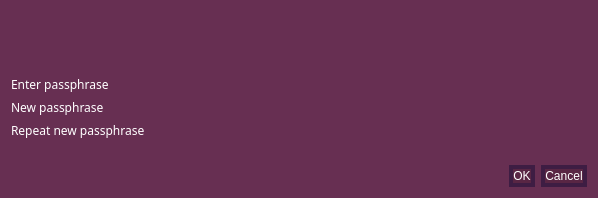
<?xml version="1.0" encoding="UTF-8"?>
<ui version="4.0">
 <class>AskPassphraseDialog</class>
 <widget class="QDialog" name="AskPassphraseDialog">
  <property name="geometry">
   <rect>
    <x>0</x>
    <y>0</y>
    <width>598</width>
    <height>198</height>
   </rect>
  </property>
  <property name="sizePolicy">
   <sizepolicy hsizetype="Preferred" vsizetype="Minimum">
    <horstretch>0</horstretch>
    <verstretch>0</verstretch>
   </sizepolicy>
  </property>
  <property name="minimumSize">
   <size>
    <width>550</width>
    <height>0</height>
   </size>
  </property>
  <property name="windowTitle">
   <string>Passphrase Dialog</string>
  </property>
  <property name="styleSheet">
   <string notr="true">background-color: rgb(103, 47, 82);</string>
  </property>
  <layout class="QVBoxLayout" name="verticalLayout">
   <item>
    <widget class="QLabel" name="warningLabel">
     <property name="textFormat">
      <enum>Qt::RichText</enum>
     </property>
     <property name="wordWrap">
      <bool>true</bool>
     </property>
    </widget>
   </item>
   <item>
    <layout class="QFormLayout" name="formLayout">
     <property name="fieldGrowthPolicy">
      <enum>QFormLayout::AllNonFixedFieldsGrow</enum>
     </property>
     <item row="0" column="0">
      <widget class="QLabel" name="passLabel1">
       <property name="font">
        <font>
         <family>Gill Sans MT</family>
         <pointsize>9</pointsize>
        </font>
       </property>
       <property name="styleSheet">
        <string notr="true">color: rgb(255, 255, 255);</string>
       </property>
       <property name="text">
        <string>Enter passphrase</string>
       </property>
      </widget>
     </item>
     <item row="0" column="1">
      <widget class="QLineEdit" name="passEdit1">
       <property name="palette">
        <palette>
         <active>
          <colorrole role="WindowText">
           <brush brushstyle="SolidPattern">
            <color alpha="255">
             <red>255</red>
             <green>255</green>
             <blue>255</blue>
            </color>
           </brush>
          </colorrole>
          <colorrole role="Button">
           <brush brushstyle="SolidPattern">
            <color alpha="255">
             <red>103</red>
             <green>47</green>
             <blue>82</blue>
            </color>
           </brush>
          </colorrole>
          <colorrole role="Text">
           <brush brushstyle="SolidPattern">
            <color alpha="255">
             <red>255</red>
             <green>255</green>
             <blue>255</blue>
            </color>
           </brush>
          </colorrole>
          <colorrole role="ButtonText">
           <brush brushstyle="SolidPattern">
            <color alpha="255">
             <red>255</red>
             <green>255</green>
             <blue>255</blue>
            </color>
           </brush>
          </colorrole>
          <colorrole role="Base">
           <brush brushstyle="SolidPattern">
            <color alpha="255">
             <red>103</red>
             <green>47</green>
             <blue>82</blue>
            </color>
           </brush>
          </colorrole>
          <colorrole role="Window">
           <brush brushstyle="SolidPattern">
            <color alpha="255">
             <red>103</red>
             <green>47</green>
             <blue>82</blue>
            </color>
           </brush>
          </colorrole>
          <colorrole role="Highlight">
           <brush brushstyle="SolidPattern">
            <color alpha="255">
             <red>103</red>
             <green>47</green>
             <blue>82</blue>
            </color>
           </brush>
          </colorrole>
         </active>
         <inactive>
          <colorrole role="WindowText">
           <brush brushstyle="SolidPattern">
            <color alpha="255">
             <red>255</red>
             <green>255</green>
             <blue>255</blue>
            </color>
           </brush>
          </colorrole>
          <colorrole role="Button">
           <brush brushstyle="SolidPattern">
            <color alpha="255">
             <red>103</red>
             <green>47</green>
             <blue>82</blue>
            </color>
           </brush>
          </colorrole>
          <colorrole role="Text">
           <brush brushstyle="SolidPattern">
            <color alpha="255">
             <red>255</red>
             <green>255</green>
             <blue>255</blue>
            </color>
           </brush>
          </colorrole>
          <colorrole role="ButtonText">
           <brush brushstyle="SolidPattern">
            <color alpha="255">
             <red>255</red>
             <green>255</green>
             <blue>255</blue>
            </color>
           </brush>
          </colorrole>
          <colorrole role="Base">
           <brush brushstyle="SolidPattern">
            <color alpha="255">
             <red>103</red>
             <green>47</green>
             <blue>82</blue>
            </color>
           </brush>
          </colorrole>
          <colorrole role="Window">
           <brush brushstyle="SolidPattern">
            <color alpha="255">
             <red>103</red>
             <green>47</green>
             <blue>82</blue>
            </color>
           </brush>
          </colorrole>
          <colorrole role="Highlight">
           <brush brushstyle="SolidPattern">
            <color alpha="255">
             <red>103</red>
             <green>47</green>
             <blue>82</blue>
            </color>
           </brush>
          </colorrole>
         </inactive>
         <disabled>
          <colorrole role="WindowText">
           <brush brushstyle="SolidPattern">
            <color alpha="255">
             <red>255</red>
             <green>255</green>
             <blue>255</blue>
            </color>
           </brush>
          </colorrole>
          <colorrole role="Button">
           <brush brushstyle="SolidPattern">
            <color alpha="255">
             <red>103</red>
             <green>47</green>
             <blue>82</blue>
            </color>
           </brush>
          </colorrole>
          <colorrole role="Text">
           <brush brushstyle="SolidPattern">
            <color alpha="255">
             <red>255</red>
             <green>255</green>
             <blue>255</blue>
            </color>
           </brush>
          </colorrole>
          <colorrole role="ButtonText">
           <brush brushstyle="SolidPattern">
            <color alpha="255">
             <red>255</red>
             <green>255</green>
             <blue>255</blue>
            </color>
           </brush>
          </colorrole>
          <colorrole role="Base">
           <brush brushstyle="SolidPattern">
            <color alpha="255">
             <red>103</red>
             <green>47</green>
             <blue>82</blue>
            </color>
           </brush>
          </colorrole>
          <colorrole role="Window">
           <brush brushstyle="SolidPattern">
            <color alpha="255">
             <red>103</red>
             <green>47</green>
             <blue>82</blue>
            </color>
           </brush>
          </colorrole>
          <colorrole role="Highlight">
           <brush brushstyle="SolidPattern">
            <color alpha="255">
             <red>103</red>
             <green>47</green>
             <blue>82</blue>
            </color>
           </brush>
          </colorrole>
         </disabled>
        </palette>
       </property>
       <property name="mouseTracking">
        <bool>false</bool>
       </property>
       <property name="contextMenuPolicy">
        <enum>Qt::ActionsContextMenu</enum>
       </property>
       <property name="autoFillBackground">
        <bool>false</bool>
       </property>
       <property name="styleSheet">
        <string notr="true">QLineEdit {
background-color: rgb(103, 47, 82);
border-color:rgb(255,255,255);
border-width: 2px;
color: rgb(255, 255, 255);
}


QLinetEdit:hover
{
selection-background-color: rgb(103,47,82);
background-color: rgb(103,47,82);
}</string>
       </property>
       <property name="frame">
        <bool>false</bool>
       </property>
       <property name="echoMode">
        <enum>QLineEdit::Password</enum>
       </property>
      </widget>
     </item>
     <item row="1" column="0">
      <widget class="QLabel" name="passLabel2">
       <property name="font">
        <font>
         <family>Gill Sans MT</family>
         <pointsize>9</pointsize>
        </font>
       </property>
       <property name="styleSheet">
        <string notr="true">color: rgb(255, 255, 255);</string>
       </property>
       <property name="text">
        <string>New passphrase</string>
       </property>
      </widget>
     </item>
     <item row="1" column="1">
      <widget class="QLineEdit" name="passEdit2">
       <property name="autoFillBackground">
        <bool>false</bool>
       </property>
       <property name="styleSheet">
        <string notr="true">QLineEdit {
background-color: rgb(103, 47, 82);
border-color:rgb(255,255,255);
border-width: 2px;
color: rgb(255, 255, 255);
}</string>
       </property>
       <property name="inputMethodHints">
        <set>Qt::ImhHiddenText|Qt::ImhNoAutoUppercase|Qt::ImhNoPredictiveText</set>
       </property>
       <property name="frame">
        <bool>false</bool>
       </property>
       <property name="echoMode">
        <enum>QLineEdit::Password</enum>
       </property>
      </widget>
     </item>
     <item row="2" column="0">
      <widget class="QLabel" name="passLabel3">
       <property name="font">
        <font>
         <family>Gill Sans MT</family>
         <pointsize>9</pointsize>
        </font>
       </property>
       <property name="styleSheet">
        <string notr="true">color: rgb(255, 255, 255);</string>
       </property>
       <property name="text">
        <string>Repeat new passphrase</string>
       </property>
      </widget>
     </item>
     <item row="2" column="1">
      <widget class="QLineEdit" name="passEdit3">
       <property name="styleSheet">
        <string notr="true">QLineEdit {
background-color: rgb(103, 47, 82);
border-color:rgb(255,255,255);
border-width: 2px;
color: rgb(255, 255, 255);
}</string>
       </property>
       <property name="frame">
        <bool>false</bool>
       </property>
       <property name="echoMode">
        <enum>QLineEdit::Password</enum>
       </property>
      </widget>
     </item>
     <item row="3" column="1">
      <widget class="QLabel" name="capsLabel">
       <property name="font">
        <font>
         <weight>75</weight>
         <bold>true</bold>
        </font>
       </property>
       <property name="text">
        <string/>
       </property>
       <property name="alignment">
        <set>Qt::AlignCenter</set>
       </property>
      </widget>
     </item>
    </layout>
   </item>
   <item>
    <widget class="QDialogButtonBox" name="buttonBox">
     <property name="font">
      <font>
       <family>Gill Sans MT</family>
       <pointsize>9</pointsize>
      </font>
     </property>
     <property name="styleSheet">
      <string notr="true">QPushButton{
border: 4px solid;
border-radius: 13px;
background-color: rgb(89, 38, 68);
selection-background-color: rgb(85, 255, 38);
color: rgb(255, 255, 255);
border-color: rgb(62, 29, 67);}
/*
selection-background-color: rgb(85, 170, 0);
color: rgb(255, 255, 255);
border-color: rgb(62, 29, 67);
*/</string>
     </property>
     <property name="orientation">
      <enum>Qt::Horizontal</enum>
     </property>
     <property name="standardButtons">
      <set>QDialogButtonBox::Cancel|QDialogButtonBox::Ok</set>
     </property>
    </widget>
   </item>
  </layout>
 </widget>
 <resources/>
 <connections>
  <connection>
   <sender>buttonBox</sender>
   <signal>accepted()</signal>
   <receiver>AskPassphraseDialog</receiver>
   <slot>accept()</slot>
   <hints>
    <hint type="sourcelabel">
     <x>248</x>
     <y>254</y>
    </hint>
    <hint type="destinationlabel">
     <x>157</x>
     <y>274</y>
    </hint>
   </hints>
  </connection>
  <connection>
   <sender>buttonBox</sender>
   <signal>rejected()</signal>
   <receiver>AskPassphraseDialog</receiver>
   <slot>reject()</slot>
   <hints>
    <hint type="sourcelabel">
     <x>316</x>
     <y>260</y>
    </hint>
    <hint type="destinationlabel">
     <x>286</x>
     <y>274</y>
    </hint>
   </hints>
  </connection>
 </connections>
</ui>
